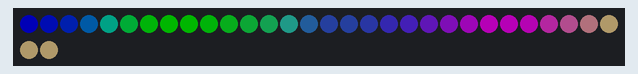
A sketch run on a simulated Arduino Uno, built with avr-gcc and run on an emulated ATmega328P. On the bench: 32 RGB LEDs in strip order, left to right, continuing on the next row. Dim RGB values are drawn brighter than linear.

Above: at 2.2 s.
At 35.28 s:
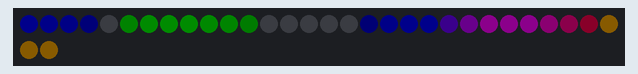

The sketch:

gradient_palette_full_range.ino
```cpp
//***************************************************************
// This example displays the full range of a custom gradient
// palette over the full range of a pixel string.  This is done
// by mapping the palette index to the pixel number.
//
// More info on gradient palettes here:
// https://github.com/FastLED/FastLED/wiki/Gradient-color-palettes
//
//
// *Also Note*:
// In order to support smooth blending for "circular" palettes,
// each color blends with "the next", and in the case of the last
// color, "the next" is the first color since it wraps around,
// so the last 15 numbers are blending back toward index 0.
// Sometime circular blending is very useful, other times it
// might not be what you want.  You can use index 240 as your
// last value to avoid blending.
//
// For this example I decided to Not have the display wrap back
// around, so I'm specifically using a palette index of 0-240.
//
// ***FastLED update in May 2023*** ColorFromPalette also now has
// the blend type: LINEARBLEND_NOWRAP
// This should be similar and not blend the end colors back into
// the start colors, and you could still index all the way to 255.
//
// Marc Miller, Oct 2018
//              Aug 2025 - Updated to not use delay(). Also made it
//                         more interesting by animating the pixels
//                         coming on and fading everything off.
//                         Tweaked the custom palette too.
//***************************************************************

#include "FastLED.h"
#define LED_TYPE LPD8806
#define DATA_PIN 11
#define CLOCK_PIN 13
#define NUM_LEDS 32
#define COLOR_ORDER GRB
CRGB leds[NUM_LEDS];
#define BRIGHTNESS  128

bool SHOW_COLORS = true;
uint16_t pixelNumber;  // used to keep track of pixel position
uint16_t count;


//---------------------------------------------------------------
void setup() {
  Serial.begin(115200);
  delay(500);  // startup delay
  //FastLED.addLeds<LED_TYPE, DATA_PIN, COLOR_ORDER>(leds, NUM_LEDS).setCorrection(TypicalLEDStrip);
  FastLED.addLeds<LED_TYPE, DATA_PIN, CLOCK_PIN, COLOR_ORDER>(leds, NUM_LEDS).setCorrection(TypicalLEDStrip);
  FastLED.setBrightness(BRIGHTNESS);
}

// Create custom gradient palette
DEFINE_GRADIENT_PALETTE( example_gp ) {
  0,    0,0,255,
  3,    0,40,200,
 50,    0,255,0,
115,    30,50,120,
120,    80,50,255,
190,    255,0,255,
238,    220,190,130,  // I'm making this my last color choice
255,    220,190,130 };  // And then just duplicating it here

CRGBPalette16 myPal = example_gp;


//---------------------------------------------------------------
void loop () {

  EVERY_N_SECONDS(6) {  //do this every 6 seconds
    SHOW_COLORS = true;  //time to run the animation again!
    FastLED.clear();  //set all the pixels back to black
  }


  if (SHOW_COLORS == true) {
    EVERY_N_MILLISECONDS(50) {
      uint8_t paletteIndex = map(pixelNumber,0,NUM_LEDS-1,0,240);  //palette index is now based on pixel number
      leds[pixelNumber] = ColorFromPalette( myPal, paletteIndex, BRIGHTNESS, LINEARBLEND);
      pixelNumber++;  //go to next pixel
      if (pixelNumber == NUM_LEDS) {
        SHOW_COLORS = false;  //stop indexing up through the pixels
        pixelNumber = 0;  //reset pixel count for next time
        count = 0;  //reset count
      }
    }
  } else {  //ie. SHOW_COLORS is false
    EVERY_N_MILLISECONDS(10) {
      if (count >= 300) {  //don't start fading for 10x300 = 3000 milliseconds
        fadeToBlackBy( leds, NUM_LEDS, 5);  //fade all pixels a bit
      }
      count++;
    }
  }

  FastLED.show();


}//end_main_loop
```
